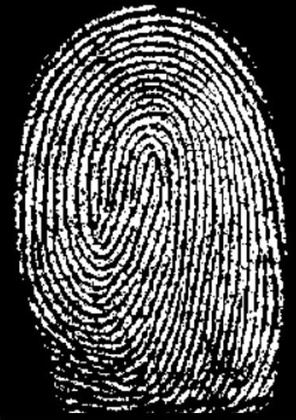
%> input picture bin_gui/img2.jpg, 296 x 420 px, shrunk from 383 x 543 before the run
$ octave dilation.m   (GNU Octave 9; MATLAB toolbox functions it lacks are replaced by stand-ins)
%> lines starting %> are read from the running program, lines starting %| are printed output that depends on the picture; in (x1, y1, x2, y2) boxes, pixels count from 0 and x2, y2 are one past the last pixel; in counts of white or black regions, pixels touching at a corner belong together; the program's own positions count from 1
org_img = imread('img2.jpg');
%> org_img is the input picture: size 420x296x3 uint8; min 0, max 255, mean 89.2
org_img = imbinarize(org_img, 0.5);
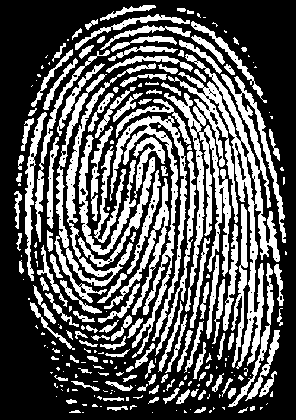
%> org_img: size 420x296x3 logical; 34.8% white; 243 white regions (106 under 20 px), largest, box (x1, y1, x2, y2) and area: (168, 54, 286, 369) 6841, (110, 116, 187, 358) 3373, (54, 63, 156, 303) 3366
figure(1);
imshow(org_img);

N = 3;
margin = (N-1)/2;

[org_h, org_w] = size(org_img);
%> org_h = 420; org_w = 888

img2_padded = zeros(org_h+N-1, org_w+N-1);
img2_padded(1+margin:org_h+margin, 1+margin:org_w+margin) = org_img(:, :);
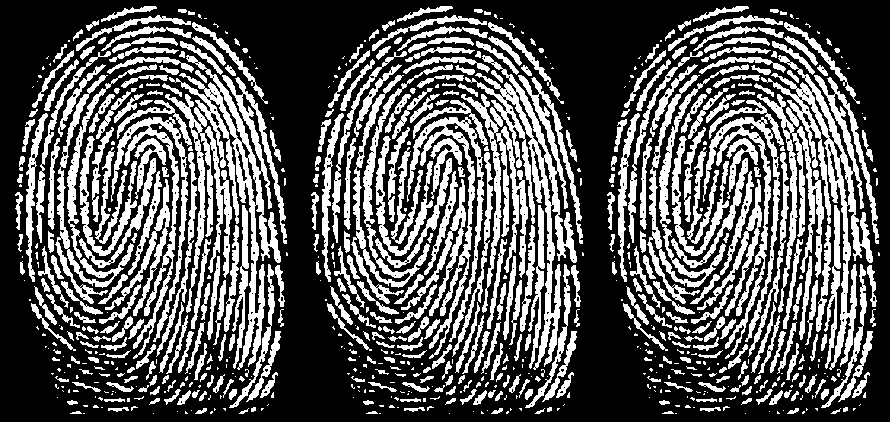
%> img2_padded: size 422x890 double; values 0 (black) and 1 (white), 34.6% white; 729 white regions (318 under 20 px), largest, box (x1, y1, x2, y2) and area: (169, 55, 287, 370) 6841, (465, 55, 583, 370) 6841, (761, 55, 879, 370) 6841
result_img = zeros(org_h, org_w, 'logical');

for i=1+margin:size(img2_padded, 1)-margin
    for j=1+margin:size(img2_padded, 2)-margin
        img_shadow = img2_padded(i-margin:i+margin, j-margin:j+margin);
        if sum(img_shadow(:)) > 0
            result_img(i-margin:i+margin, j-margin:j+margin) = 1;
        else
            result_img(i-margin:i+margin, j-margin:j+margin) = 0;
        end
    end
end
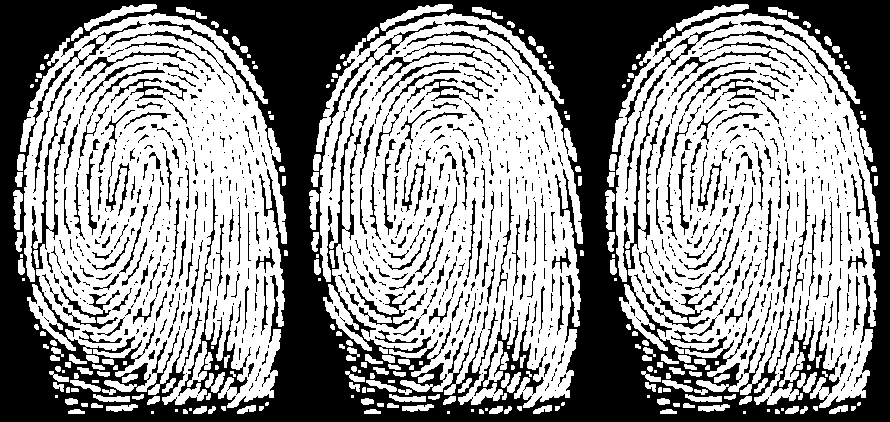
%> result_img: size 422x890 logical; 57.4% white; 949 black regions (603 under 20 px), largest, box (x1, y1, x2, y2) and area: (0, 0, 890, 422) 128137, (60, 286, 120, 329) 564, (356, 286, 416, 329) 564

figure(2);
imshow(result_img);

$ run again, with bin_gui/img1.jpg copied over bin_gui/img2.jpg
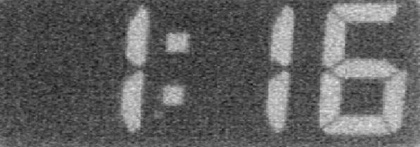
%> input picture bin_gui/img1.jpg, 420 x 147 px, shrunk from 596 x 209 before the run
%> org_img is the input picture: size 147x420x3 uint8; min 13, max 236, mean 96
%> `org_img = imbinarize(org_img, 0.5);`:
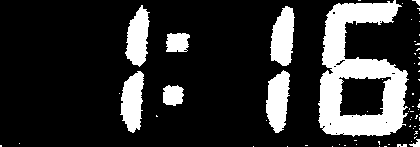
%> org_img: size 147x420x3 logical; 19.1% white; 67 white regions (57 under 20 px), largest, box (x1, y1, x2, y2) and area: (318, 0, 409, 137) 6639, (266, 70, 290, 133) 1075, (270, 6, 295, 66) 1067
%> img2_padded: size 149x1262 double; values 0 (black) and 1 (white), 18.8% white; 199 white regions (169 under 20 px), largest, box (x1, y1, x2, y2) and area: (319, 1, 410, 138) 6639, (739, 1, 830, 138) 6639, (1159, 1, 1250, 138) 6639
%> after the loop `for i=1+margin:size(img2_padded, 1)-margin`:
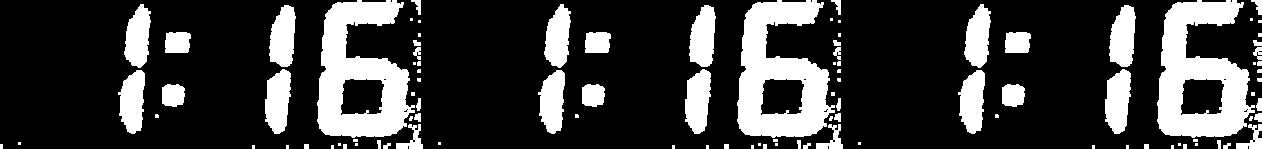
%> result_img: size 149x1262 logical; 23.3% white; 103 white regions (51 under 20 px), largest, box (x1, y1, x2, y2) and area: (317, 0, 415, 138) 7740, (737, 0, 835, 138) 7740, (1157, 0, 1255, 138) 7740

$ run again, with bin_gui/img3.jpg copied over bin_gui/img2.jpg
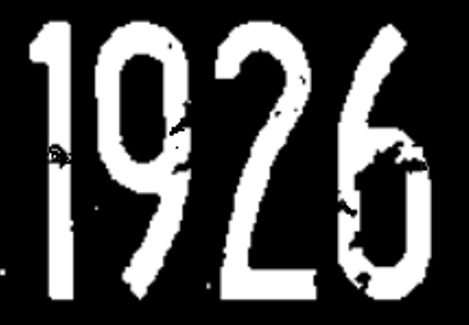
%> input picture bin_gui/img3.jpg, 469 x 325 px
%> org_img is the input picture: size 325x469x3 uint8; min 0, max 255, mean 69.5
%> `org_img = imbinarize(org_img, 0.5);`:
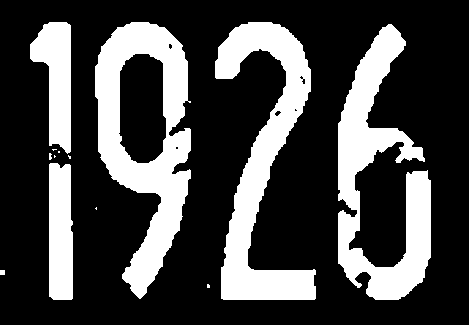
%> org_img: size 325x469x3 logical; 27.3% white; 13 white regions (7 under 20 px), largest, box (x1, y1, x2, y2) and area: (95, 22, 191, 299) 12295, (338, 24, 431, 300) 11515, (215, 22, 316, 300) 11286, (30, 22, 71, 154) 3317, (49, 163, 73, 300) 3121, (0, 270, 5, 275) 25
%> img2_padded: size 327x1409 double; values 0 (black) and 1 (white), 27.1% white; 39 white regions (21 under 20 px), largest, box (x1, y1, x2, y2) and area: (96, 23, 192, 300) 12295, (565, 23, 661, 300) 12295, (1034, 23, 1130, 300) 12295
%> after the loop `for i=1+margin:size(img2_padded, 1)-margin`:
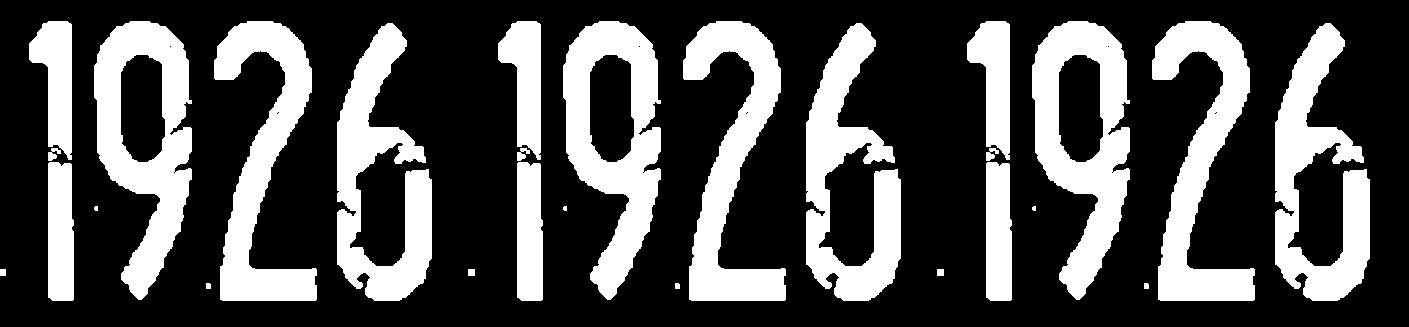
%> result_img: size 327x1409 logical; 30.1% white; 27 white regions (3 under 20 px), largest, box (x1, y1, x2, y2) and area: (94, 21, 192, 300) 13579, (563, 21, 661, 300) 13579, (1032, 21, 1130, 300) 13579
